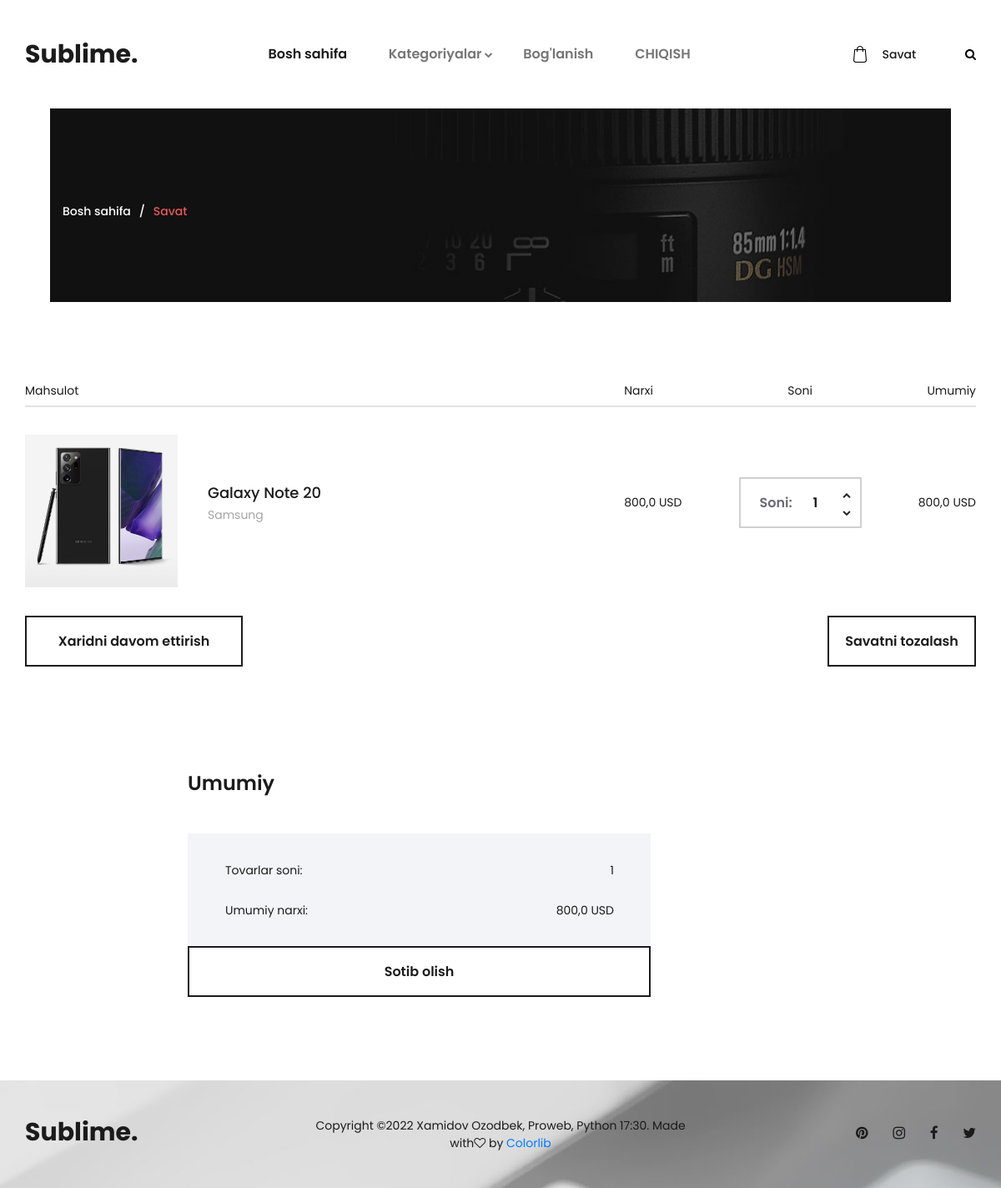
The page /cart/ (signed in) on the database its author committed.
### store/models.py (models this page shows, shortened)
class OrderProduct(models.Model):
    product = models.ForeignKey(Product, on_delete=models.SET_NULL, null=True)
    order = models.ForeignKey(Order, on_delete=models.SET_NULL, null=True)
    quantity = models.IntegerField(default=0, null=True, blank=True)
    addet_at = models.DateTimeField(auto_now_add=True)
    class Meta:
        verbose_name = 'Buyurtma berilgan mahsulot'
        verbose_name_plural = 'Buyurtma berilgan mahsulotlar'
    @property
    def get_total_price(self):
        total_price = self.product.price * self.quantity
        return total_price

class Product(models.Model):
    title = models.CharField(max_length=255, verbose_name='Tovar nomi')
    brand = models.CharField(max_length=255, verbose_name='Brandi')
    performance = models.TextField(default='Hozircha ma\'lumot mavjud emas!', verbose_name='Tehnik tavsifi')
    colour = models.CharField(max_length=255, verbose_name='Rangi')
    memory = models.CharField(max_length=255, verbose_name='Xotirasi')
    camera = models.CharField(max_length=255, verbose_name='Kamera')
    battery = models.CharField(max_length=255, verbose_name='Batareya hajmi')
    manufacture_date = models.IntegerField(verbose_name='Ishlab chiqarilgan yili')
    price = models.FloatField(verbose_name='Sotiladigan Narxi')
    discount = models.FloatField(verbose_name='Chegirma', null=True, blank=True)
    created_at = models.DateTimeField(auto_now_add=True, verbose_name='Kiritilgan vaqti')
    quantity = models.IntegerField(default=0, verbose_name='Soni')
    description = models.TextField(default='Hozircha ma\'lumot mavjud emas!', verbose_name='Malumot')
    category = models.ForeignKey(Category, on_delete=models.CASCADE,
                                 related_name='products',
                                 verbose_name='Kategoriya')
    slug = models.SlugField(unique=True, null=True)
    active = models.BooleanField(default=True)
    def get_first_photo(self):
        if self.images:
            try:
                return self.images.all()[0].image.url
            except:
                return 'https://us.123rf.com/450wm/yehorlisnyi/yehorlisnyi2104/yehorlisnyi210400016/167492439-no-photo-or-blank-image-icon-loading-images-or-missing-image-mark-image-not-available-or-image-comin.jpg?ver=6'
        else:
            return 'https://us.123rf.com/450wm/yehorlisnyi/yehorlisnyi2104/yehorlisnyi210400016/167492439-no-photo-or-blank-image-icon-loading-images-or-missing-image-mark-image-not-available-or-image-comin.jpg?ver=6'
    class Meta:
        verbose_name = 'Tovar'
        verbose_name_plural = 'Tovarlar'

class Gallery(models.Model):
    image = models.ImageField(upload_to='products/', verbose_name='Rasm')
    product = models.ForeignKey(Product, on_delete=models.CASCADE, related_name='images')
    class Meta:
        verbose_name = 'Rasm'
        verbose_name_plural = 'Rasmlar'

class Category(models.Model):
    title = models.CharField(max_length=50, verbose_name='Kategoriya')
    image = models.ImageField(upload_to='categories/', null=True, blank=True, verbose_name='Rasm')
    slug = models.SlugField(unique=True, null=True)
    parent = models.ForeignKey('self', on_delete=models.CASCADE, null=True, blank=True,
                               related_name='subcategory', verbose_name='Kategoriya')
    class Meta:
        verbose_name = 'Kategoriya'
        verbose_name_plural = 'Kategoriyalar'

class Order(models.Model):
    customer = models.ForeignKey(Customer, on_delete=models.SET_NULL, blank=True, null=True)
    created_at = models.DateTimeField(auto_now_add=True)
    is_completed = models.BooleanField(default=False)
    shipping = models.BooleanField(default=True)
    class Meta:
        verbose_name = 'Buyurtma'
        verbose_name_plural = 'Buyurtmalar'
    @property
    def get_cart_total_price(self):
        order_product = self.orderproduct_set.all()
        total_price = sum([product.get_total_price for product in order_product])
        return total_price
    @property
    def get_cart_total_quantity(self):
        order_product = self.orderproduct_set.all()
        total_quantity = sum([product.quantity for product in order_product])
        return total_quantity

### store/views.py (the view)
# urls.py: path('cart/', cart, name='cart'),
def cart(request):
    cart_info = get_cart_data(request)
    context = {
        'cart_total_quantity': cart_info['cart_total_quantity'],
        'order': cart_info['order'],
        'products': cart_info['products'],
        'title': 'Sublime. Savat'
    }
    return render(request, 'store/cart.html', context)

### store/templatetags/store_tags.py (called while the page is built)
@register.simple_tag()
def get_categories():
    categories = Category.objects.filter(parent=None)
    return categories

### store/utils.py (called while the page is built)
def get_cart_data(request):
    cart = CardForAuthenticatedUser(request)
    cart_info = cart.get_cart_info()
    return {
        'cart_total_quantity': cart_info['cart_total_quantity'],
        'cart_total_price': cart_info['cart_total_price'],
        'order': cart_info['order'],
        'products': cart_info['products'],
    }

    def get_cart_info(self):
        customer, created = Customer.objects.get_or_create(
            user=self.user,
            name=self.user.first_name,
            email=self.user.email
        )
        order, created = Order.objects.get_or_create(
            customer=customer
        )
        order_products = order.orderproduct_set.all()
        cart_total_quantity = order.get_cart_total_quantity
        cart_total_price = order.get_cart_total_price
        return {
            'cart_total_quantity': cart_total_quantity,
            'cart_total_price': cart_total_price,
            'order': order,
            'products': order_products
        }

### store/templates/store/cart.html (shortened to what this page needs)
{% extends 'base.html' %}
{% load static %}
{% block main %}
<body>
<link rel="stylesheet" type="text/css" href="{% static 'store/styles/bootstrap4/bootstrap.min.css' %}">
<link href="{% static 'store/plugins/font-awesome-4.7.0/css/font-awesome.min.css' %}" rel="stylesheet" type="text/css">
<link rel="stylesheet" type="text/css" href="{% static 'store/styles/cart.css' %}">
<link rel="stylesheet" type="text/css" href="{% static 'store/styles/cart_responsive.css' %}">
<div class="super_container">
	<div class="home">
		<div class="home_container">
			<div class="home_background" style="background-image:url({% static 'store/images/cart.jpg' %})"></div>
			<div class="home_content_container">
				<div class="container">
					<div class="row">
						<div class="col">
							<div class="home_content">
								<div class="breadcrumbs">
									<ul>
										<li><a href="/">Bosh sahifa</a></li>
										<li>Savat</li>
									</ul>
								</div>
							</div>
						</div>
					</div>
				</div>
			</div>
		</div>
	</div>
	<div class="cart_info">
		<div class="container">
			<div class="row">
				<div class="col">
					<div class="cart_info_columns clearfix">
						<div class="cart_info_col cart_info_col_product">Mahsulot</div>
						<div class="cart_info_col cart_info_col_price">Narxi</div>
						<div class="cart_info_col cart_info_col_quantity">Soni</div>
						<div class="cart_info_col cart_info_col_total">Umumiy</div>
					</div>
				</div>
			</div>
			<div class="row cart_items_row">
				<div class="col">
					{% for item in products %}
					<div class="cart_item d-flex flex-lg-row flex-column align-items-lg-center align-items-start justify-content-start">
						<div class="cart_item_product d-flex flex-row align-items-center justify-content-start">
							<div class="cart_item_image">
								<div><img src="{{ item.product.get_first_photo }}" alt=""></div>
							</div>
							<div class="cart_item_name_container">
								<div class="cart_item_name"><a href="{% url 'product_detail' item.product.slug %}">{{ item.product.title }}</a></div>
								<div class="cart_item_edit">{{ item.product.category.title }}</div>
							</div>
						</div>
						<div class="cart_item_price">{{ item.product.price }} USD</div>
						{% if 'cart' in request.path %}
						<div class="cart_item_quantity">
							<div class="product_quantity_container">
								<div class="product_quantity clearfix">
									<span>Soni:</span>
									<input id="quantity_input" type="text" pattern="[0-9]*" value="{{ item.quantity }}">
									<div class="quantity_buttons">
										{% if item.product.quantity > 0 %}
										<div id="quantity_inc_button" class="quantity_inc quantity_control">
											<a href="{% url 'to_cart' item.product.pk 'add' %}"><i class="fa fa-chevron-up" aria-hidden="true"></i></a></div>
										{% endif %}
										<div id="quantity_dec_button" class="quantity_dec quantity_control">
											<a href="{% url 'to_cart' item.product.pk 'delete' %}"><i class="fa fa-chevron-down" aria-hidden="true"></i></a></div>
									</div>
								</div>
							</div>
						</div>
						{% endif %}
						<div class="cart_item_total">{{ order.get_cart_total_price }} USD</div>
					</div>
					{% endfor %}
				</div>
			</div>
			<div class="row row_cart_buttons">
				<div class="col">
					<div class="cart_buttons d-flex flex-lg-row flex-column align-items-start justify-content-start">
						<div class="button continue_shopping_button"><a href="/">Xaridni davom ettirish</a></div>
						<div class="cart_buttons_right ml-lg-auto">
							<div class="button clear_cart_button"><a href="{% url 'clear_cart' %}">Savatni tozalash</a></div>
						</div>
					</div>
				</div>
			</div>
			<div class="row row_extra">
				<div class="col-lg-6 offset-lg-2">
					<div class="cart_total">
						<div class="section_title">Umumiy</div>
						<div class="cart_total_container">
							<ul>
								<li class="d-flex flex-row align-items-center justify-content-start">
									<div class="cart_total_title">Tovarlar soni:</div>
									<div class="cart_total_value ml-auto">{{ order.get_cart_total_quantity }}</div>
								</li>
								<li class="d-flex flex-row align-items-center justify-content-start">
									<div class="cart_total_title">Umumiy narxi:</div>
									<div class="cart_total_value ml-auto">{{ order.get_cart_total_price }} USD
									</div>
								</li>
							</ul>
						</div>
						<div class="button checkout_button"><a href="{% url 'checkout' %}">Sotib olish</a></div>
					</div>
				</div>
			</div>
		</div>
	</div>
</div>
</body>
{% endblock %}

### store/static/store/styles/main_styles.css (style rules this page uses)
* { margin: 0; padding: 0; -webkit-font-smoothing: antialiased; -webkit-text-shadow: rgba(0,0,0,.01) 0 0 1px; text-shadow: rgba(0,0,0,.01) 0 0 1px; }
body { font-family: 'Poppins', sans-serif; font-size: 14px; font-weight: 400; background: #FFFFFF; color: #a5a5a5; }
div { display: block; position: relative; -webkit-box-sizing: border-box; -moz-box-sizing: border-box; box-sizing: border-box; }
ul { list-style: none; margin-bottom: 0px; }
a, a:hover, a:visited, a:active, a:link { text-decoration: none; -webkit-font-smoothing: antialiased; -webkit-text-shadow: rgba(0,0,0,.01) 0 0 1px; text-shadow: rgba(0,0,0,.01) 0 0 1px; }
.clearfix::before, .clearfix::after { content: ""; display: table; }
.clearfix::after { clear: both; }
.clearfix { zoom: 1; }
.super_container { width: 100%; overflow: hidden; }
.button { width: 178px; height: 61px; background: none; text-align: center; border: solid 2px #1b1b1b; overflow: hidden; cursor: pointer; }
.button a { display: block; position: relative; font-size: 16px; font-weight: 600; line-height: 57px; color: #1b1b1b; background: none; z-index: 1; -webkit-transition: all 200ms ease; -moz-transition: all 200ms ease; -ms-transition: all 200ms ease; -o-transition: all 200ms ease; transition: all 200ms ease; }
.button::after { content: ''; position: absolute; top: 0; left: 0; width: 150%; height: 100%; background: #FFFFFF; z-index: 0; opacity: 0; -webkit-transform: rotate3d(0, 0, 1, -45deg) translate3d(0, -3em, 0); transform: rotate3d(0, 0, 1, -45deg) translate3d(0, -3em, 0); -webkit-transform-origin: 0% 100%; transform-origin: 0% 100%; -webkit-transition: -webkit-transform 0.3s, opacity 0.3s, background-color 0.3s; transition: transform 0.3s, opacity 0.3s, background-color 0.3s; }
.home { width: 100%; height: 950px; background: #FFFFFF; z-index: 2; }

### store/static/store/styles/additional_style.css (style rules this page uses)
body { background-color: hsl(0, 0%, 98%); }
.col-lg-4, .col-lg-6, .col-lg-8, .col-lg-12 { margin-top: 10px; }

### rows shown on the page
OrderProduct: product.get_first_photo (picture), product "Galaxy Note 20", product.category "Samsung", product.price "800,0", quantity "1"
Order: get_cart_total_price "800,0", get_cart_total_quantity "1"
